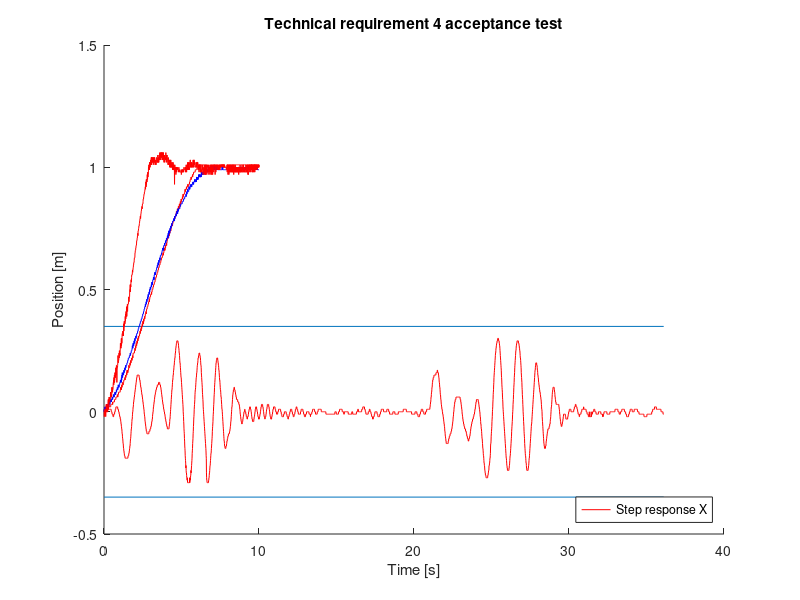

This chart was generated by the following MATLAB code:
%% Acceptance test 2
clear figure
load('Acceptance test 2_data.mat');
figure
hold on % combines everything into one figure
plot(t,angle, 'red') % controller step response
line([0,36.11], [20*pi/180, 20*pi/180]); % [deg] -> [rad]
line([0,36.11], [-20*pi/180, -20*pi/180]);
xlabel('Time [s]');
ylabel('Angle [rad]');
title('Technical requirement 2 acceptance test')
legend('Angle', 'Max angle per tech. req. 2','location', 'southeast')
hold off

%% Acceptance test 3
clear figure
load('Acceptance test 3_data.mat');
hold on % combines everything into one figure
plot(t,Positionup, 'red') % controller step response
plot(t,Positiondown, 'blue') % controller step response
xlabel('Time [s]');
ylabel('Position [m]');
title('Technical requirement 3 acceptance test')
legend('Step response UP', 'Step response DOWN','Location', 'southeast')
hold off

%% Acceptance test 4
clear figure
load('Acceptance test 4_data.mat');
hold on % combines everything into one figure
plot(t,Position, 'red') % controller step response
xlabel('Time [s]');
ylabel('Position [m]');
title('Technical requirement 4 acceptance test')
legend('Step response X','Location', 'southeast')
hold off